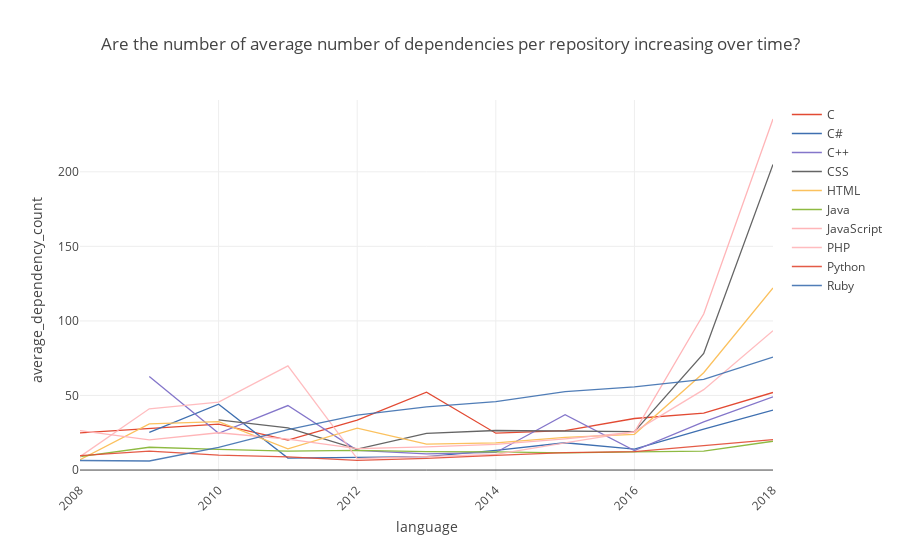

The notebook cell saved with this chart:
### Markdown cell above
### Are the number of average number of dependencies per repository increasing over time?
We want to verify our claim that there is a trend in open source communities to include a growing number of packages as dependencies over time. Note: We determine the date of the project by the last_pushed_timestamp.

### Code cell
query = """
SELECT 
    language,
    AVG(count) AS average_dependency_count,
    FORMAT_TIMESTAMP('%Y', last_pushed_timestamp) as last_updated_year
FROM
    (SELECT
      repositories.language AS language,
      repositories.id,
      repositories.last_pushed_timestamp AS last_pushed_timestamp,
      COUNT(*) AS count
    FROM
      `bigquery-public-data.libraries_io.repositories` AS repositories
    JOIN
      `bigquery-public-data.libraries_io.repository_dependencies` AS repository_dependencies
    ON 
        repositories.id = repository_dependencies.repository_id
    WHERE 
        repositories.language IN ({0})
    AND
        repositories.last_pushed_timestamp IS NOT NULL
    GROUP BY
        repositories.language,
        repositories.id,
        repositories.last_pushed_timestamp) AS T1
GROUP BY
    language,
    last_updated_year
ORDER BY
    last_updated_year ASC;
""".format(languages)

question = 'Are the number of average number of dependencies per repository increasing over time?'
response = run_query(query, question)
generate_chart(response, 'language', 'average_dependency_count', question, kind='scatter', index='last_updated_year', sum_values=False)

### Figure 1 — Plotly figure (JSON) as saved in the notebook; plotly's stock layout.template omitted (floating-point values rounded to 4 significant figures)
{"data": [{"line": {"color": "rgba(226, 74, 51, 1.0)", "dash": "solid", "shape": "linear", "width": 1.3}, "mode": "lines", "name": "C", "text": "", "type": "scatter", "uid": "062151a7-c2e8-43bc-b40e-7ad53cb4844c", "x": [2008, 2009, 2010, 2011, 2012, 2013, 2014, 2015, 2016, 2017, 2018], "y": [25.0, 27.77, 30.77, 20.11, 33.53, 52.18, 24.72, 26.49, 34.58, 38.18, 52.02]}, {"line": {"color": "rgba(62, 111, 176, 1.0)", "dash": "solid", "shape": "linear", "width": 1.3}, "mode": "lines", "name": "C#", "text": "", "type": "scatter", "uid": "472ec290-9306-4936-972f-1c7caebb55ac", "x": [2008, 2009, 2010, 2011, 2012, 2013, 2014, 2015, 2016, 2017, 2018], "y": ["", 25.33, 44.12, 8.019, 8.281, 8.96, 13.21, 18.3, 14.07, 27.41, 40.2]}, {"line": {"color": "rgba(132, 118, 202, 1.0)", "dash": "solid", "shape": "linear", "width": 1.3}, "mode": "lines", "name": "C++", "text": "", "type": "scatter", "uid": "46cadbb9-ddb9-4b99-b117-dab39f7a55b0", "x": [2008, 2009, 2010, 2011, 2012, 2013, 2014, 2015, 2016, 2017, 2018], "y": ["", 62.8, 24.63, 43.27, 13.26, 10.88, 11.8, 37.09, 13.04, 32.37, 49.16]}, {"line": {"color": "rgba(101, 101, 101, 1.0)", "dash": "solid", "shape": "linear", "width": 1.3}, "mode": "lines", "name": "CSS", "text": "", "type": "scatter", "uid": "c10399d2-13aa-4231-aa28-3c8d6ae1b7ed", "x": [2008, 2009, 2010, 2011, 2012, 2013, 2014, 2015, 2016, 2017, 2018], "y": ["", "", 33.67, 28.24, 14.02, 24.55, 26.53, 26.23, 25.79, 78.19, 205.0]}, {"line": {"color": "rgba(251, 193, 94, 1.0)", "dash": "solid", "shape": "linear", "width": 1.3}, "mode": "lines", "name": "HTML", "text": "", "type": "scatter", "uid": "0ffde36b-7299-4cac-997e-e63e6b076985", "x": [2008, 2009, 2010, 2011, 2012, 2013, 2014, 2015, 2016, 2017, 2018], "y": [7, 31, 32.43, 14.26, 28.16, 17.45, 18.2, 21.96, 23.94, 65.27, 122.1]}, {"line": {"color": "rgba(142, 186, 66, 1.0)", "dash": "solid", "shape": "linear", "width": 1.3}, "mode": "lines", "name": "Java", "text": "", "type": "scatter", "uid": "c861ca92-398b-4bf5-9e9a-21639b604b8d", "x": [2008, 2009, 2010, 2011, 2012, 2013, 2014, 2015, 2016, 2017, 2018], "y": [8.936, 15.3, 13.84, 12.72, 13.26, 12.34, 12.19, 11.59, 12.24, 12.74, 19.33]}, {"line": {"color": "rgba(255, 181, 184, 1.0)", "dash": "solid", "shape": "linear", "width": 1.3}, "mode": "lines", "name": "JavaScript", "text": "", "type": "scatter", "uid": "45dc8659-ae7e-4249-971a-2ad22d61f220", "x": [2008, 2009, 2010, 2011, 2012, 2013, 2014, 2015, 2016, 2017, 2018], "y": [26.44, 20.18, 25.02, 20.68, 14.37, 15.5, 17.27, 20.85, 25.43, 104.6, 235.4]}, {"line": {"color": "rgba(255, 181, 184, 0.8999999999999999)", "dash": "solid", "shape": "linear", "width": 1.3}, "mode": "lines", "name": "PHP", "text": "", "type": "scatter", "uid": "cc1890cc-b71d-4c86-a5ab-5f16eb4940c1", "x": [2008, 2009, 2010, 2011, 2012, 2013, 2014, 2015, 2016, 2017, 2018], "y": [9, 41.07, 45.55, 69.91, 7.684, 9.02, 10.54, 18.2, 25.76, 53.91, 93.41]}, {"line": {"color": "rgba(226, 74, 51, 0.8999999999999999)", "dash": "solid", "shape": "linear", "width": 1.3}, "mode": "lines", "name": "Python", "text": "", "type": "scatter", "uid": "13846457-64fa-4030-91dd-4c48f8c9fd04", "x": [2008, 2009, 2010, 2011, 2012, 2013, 2014, 2015, 2016, 2017, 2018], "y": [9.722, 12.64, 10.01, 8.806, 6.465, 7.874, 9.834, 11.69, 12.41, 16.52, 20.47]}, {"line": {"color": "rgba(62, 111, 176, 0.8999999999999999)", "dash": "solid", "shape": "linear", "width": 1.3}, "mode": "lines", "name": "Ruby", "text": "", "type": "scatter", "uid": "3a913230-763c-4522-8d0f-11bda2c71b2e", "x": [2008, 2009, 2010, 2011, 2012, 2013, 2014, 2015, 2016, 2017, 2018], "y": [6.408, 6.075, 15.26, 27.17, 36.8, 42.4, 45.82, 52.63, 55.72, 60.74, 75.76]}], "layout": {"title": "Are the number of average number of dependencies per repository increasing over time?", "xaxis": {"automargin": true, "tickangle": -45, "title": "language"}, "yaxis": {"automargin": true, "title": "average_dependency_count"}}}
